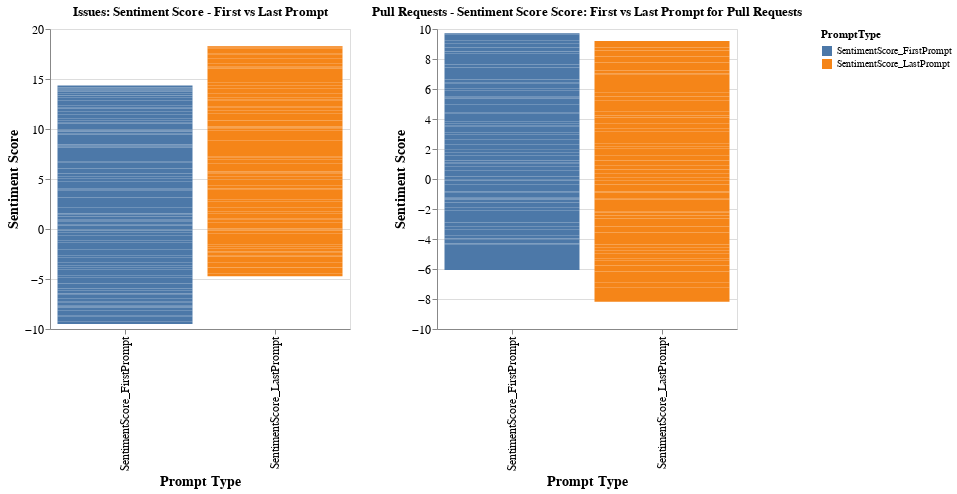

Notebook cell for this chart:
### Code cell
import altair as alt
import pandas as pd

# Assuming df_combined contains the data with sentiment scores
# Reshape the dataframe to make it easier to plot
df_melted = df_combined.melt(id_vars=["SourceType"], value_vars=["SentimentScore_FirstPrompt", "SentimentScore_LastPrompt"], 
                             var_name="PromptType", value_name="SentimentScore")

# Filter the data for Issues and PRs separately
df_issues = df_melted[df_melted['SourceType'] == 'Issue']
df_prs = df_melted[df_melted['SourceType'] == 'Pull Request']

# Create a chart for Issues with proper title
issues_chart = alt.Chart(df_issues).mark_bar().encode(
    alt.X('PromptType:N', title='Prompt Type', axis=alt.Axis(labels=True, titleFontSize=14, labelFontSize=12)),
    alt.Y('SentimentScore:Q', title='Sentiment Score', axis=alt.Axis(titleFontSize=14, labelFontSize=12)),
    color='PromptType:N',  # Different colors for first and last prompt
    tooltip=['SourceType:N', 'SentimentScore:Q', 'PromptType:N']
).properties(
    title='Issues: Sentiment Score - First vs Last Prompt',
    width=300
)

# Create a chart for Pull Requests with proper title
prs_chart = alt.Chart(df_prs).mark_bar().encode(
    alt.X('PromptType:N', title='Prompt Type', axis=alt.Axis(labels=True, titleFontSize=14, labelFontSize=12)),
    alt.Y('SentimentScore:Q', title='Sentiment Score', axis=alt.Axis(titleFontSize=14, labelFontSize=12)),
    color='PromptType:N',  # Different colors for first and last prompt
    tooltip=['SourceType:N', 'SentimentScore:Q', 'PromptType:N']
).properties(
    title='Pull Requests - Sentiment Score Score: First vs Last Prompt for Pull Requests',
    width=300
)

# Combine the charts side by side using a horizontal layout
combined_chart = alt.hconcat(issues_chart, prs_chart)

# Display the final chart
combined_chart.show()

### Figure 1 — Vega-Lite specification as saved in the notebook (floating-point values rounded to 4 significant figures; data arrays with more than 128 entries replaced by an {"elided": "..."} marker saying what was removed)
{"config": {"view": {"continuousWidth": 300, "continuousHeight": 300}}, "hconcat": [{"data": {"name": "data-e3f2ad52f2492ead408899956af7d99e"}, "mark": {"type": "bar"}, "encoding": {"color": {"field": "PromptType", "type": "nominal"}, "tooltip": [{"field": "SourceType", "type": "nominal"}, {"field": "SentimentScore", "type": "quantitative"}, {"field": "PromptType", "type": "nominal"}], "x": {"axis": {"labelFontSize": 12, "labels": true, "titleFontSize": 14}, "field": "PromptType", "title": "Prompt Type", "type": "nominal"}, "y": {"axis": {"labelFontSize": 12, "titleFontSize": 14}, "field": "SentimentScore", "title": "Sentiment Score", "type": "quantitative"}}, "title": "Issues: Sentiment Score - First vs Last Prompt", "width": 300}, {"data": {"name": "data-68e2826fd0f083e1203b01d401514b90"}, "mark": {"type": "bar"}, "encoding": {"color": {"field": "PromptType", "type": "nominal"}, "tooltip": [{"field": "SourceType", "type": "nominal"}, {"field": "SentimentScore", "type": "quantitative"}, {"field": "PromptType", "type": "nominal"}], "x": {"axis": {"labelFontSize": 12, "labels": true, "titleFontSize": 14}, "field": "PromptType", "title": "Prompt Type", "type": "nominal"}, "y": {"axis": {"labelFontSize": 12, "titleFontSize": 14}, "field": "SentimentScore", "title": "Sentiment Score", "type": "quantitative"}}, "title": "Pull Requests - Sentiment Score Score: First vs Last Prompt for Pull Requests", "width": 300}], "$schema": "https://vega.github.io/schema/vega-lite/v5.20.1.json", "datasets": {"data-e3f2ad52f2492ead408899956af7d99e": {"elided": "470 records"}, "data-68e2826fd0f083e1203b01d401514b90": {"elided": "294 records"}}}
